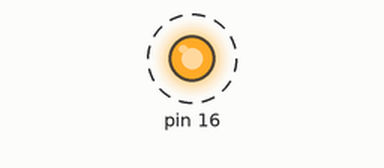
This sketch was run on a simulated Arduino Uno, built with avr-gcc and run on an emulated ATmega328P. Shown: output pins drawn as LEDs (lit = HIGH). Dashed ring = blinking.

Above: at 0.15 s.
Timing chart, 0 to 3.0 s (numbered marks = the images above):
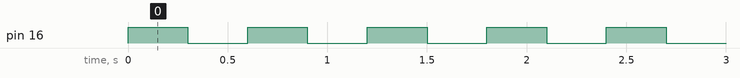

The sketch:

1._Parpadeo_de_un_led.ino
```cpp
/*
Autor: Eduardo Velez Moreno
Creado el 22/10/2020
*/
void setup() {
  DDRC |= 0x04; //Se configura el pin numero 2 del puerto c como una salida
}
void loop() {
  PORTC |= 0x04; // Salida digital en HIGH
  delay(300);
  PORTC &= ~0x04; // Salida digital en LOW
  delay(300);
}
```

Measured:
- by itself, pin 16: alternates HIGH for 0.30 s and LOW for 0.30 s
